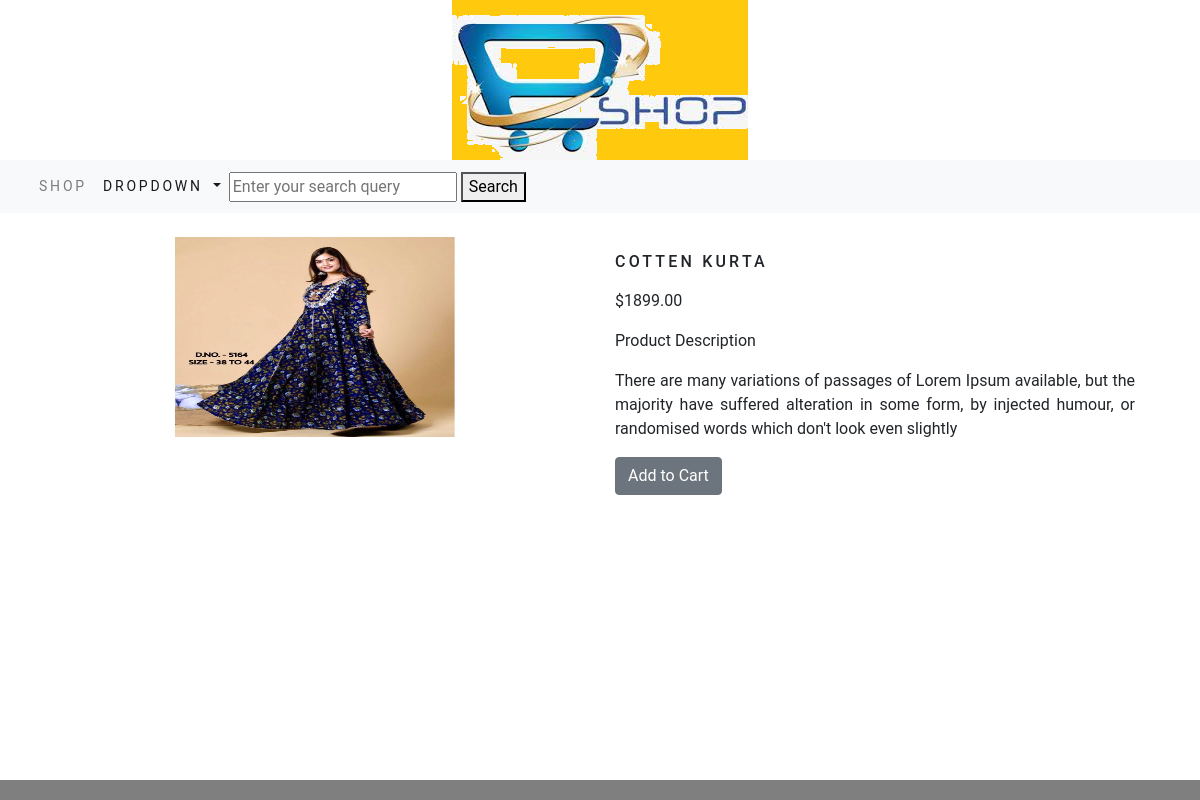
/shopapp/womens-wear/cotten-kurta, run on the app's committed database.
### shopapp/models.py (models this page shows, shortened)
class Product(models.Model):
    name = models.CharField(max_length=250, unique=True)
    slug = models.SlugField(max_length=250, unique=True)
    description = models.TextField(blank=True)
    price = models.DecimalField(max_digits=10, decimal_places=2)
    category = models.ForeignKey(Category, on_delete=models.CASCADE)
    image = models.ImageField(upload_to='product', blank=True)
    stock = models.IntegerField()
    available = models.BooleanField(default=True)
    created = models.DateTimeField(auto_now_add=True)
    updated = models.DateTimeField(auto_now=True)
    class Meta:
        ordering = ('name',)
        verbose_name = 'product'
        verbose_name_plural = 'products'

### shopapp/views.py (the view)
# urls.py: path('<slug:c_slug>/<slug:product_slug>', views.proDetail, name='prodCatdetailse'),
def proDetail(request, c_slug, product_slug):
    try:
        product = Product.objects.get(category__slug=c_slug, slug=product_slug, available=True)
    except Product.DoesNotExist:
        raise Http404("Product not found")
    return render(request, "product.html", {'product': product})

### cart/context_processors.py (called while the page is built)
def counter(request):
    item_count=0
    if 'admin' in request.path:
        return {}
    else:
        try:
            cart=Cart.objects.filter(cart_id=_cart_id(request))
            cart_items=CartItem.objects.all().filter(cart=cart[:1])
            for cart_item in cart_items:
                item_count += cart_item.quantity
        except Cart.DoesNotExist:
            item_count=0
    return dict(item_count=item_count)

### cart/views.py (called while the page is built)
def _cart_id(request):
    cart = request.session.session_key
    if not cart:
        cart = request.session.create()
    return cart

### shopapp/context_processors.py (called while the page is built)
def menu_links(requset):
    links=Category.objects.all()
    return dict(links=links)

### shopapp/models.py (called while the page is built)
    def get_url(self):
        return reverse('shopapp:product_by_category', args=[self.slug])

### template/product.html (shortened to what this page needs)
{% extends 'base.html' %}
{% load static %}
{% block content %}
<div class="container">
  <br>
  <div class="row">
    <div class="col-12 col-sm-12 col-md-12 col-lg-6 text-center">
      <div style="min-width: 18rem;">
        <img src="{{ product.image.url }}" alt="{{ product.name }}" style="width: 300px; height: 200px;">
      </div>
    </div>
    <div class="col-12 col-sm-12 col-md-12 col-lg-6">
      <div>
        <h1 class="my_prod_title">{{ product.name }}</h1>
        <p>${{ product.price }}</p>
        <p class="my_title">Product Description</p>
        <p class="text-justify my_prod_text">{{ product.description }}</p>
        {% if product.stock <= 0 %}
        <p class="text-justify my_prod_text"><b>Out of stock</b></p>
        {% else %}
          <a class="btn btn-secondary" href="{% url 'cart:add_cart' product.id %}">Add to Cart</a>
        {% endif %}
      </div>
    </div>
  </div>
</div>
{% endblock %}

### static/css/custom.css (style rules this page uses)
body { font-family: 'Roboto', sans-serif; }
.my_prod_title { font-size:16px; text-transform:uppercase; letter-spacing:.2em; padding-top:15px; padding-bottom:10px; }
.my_prod_text { padding-right:20px; }

### data on the page
Product: image (picture), name "COTTEN KURTA", price "1899.00", description "There are many variations of passages of Lorem Ipsum available, but the majority have suffered alteration in some form, by injected humour, or randomised words which don't look even slightly"
